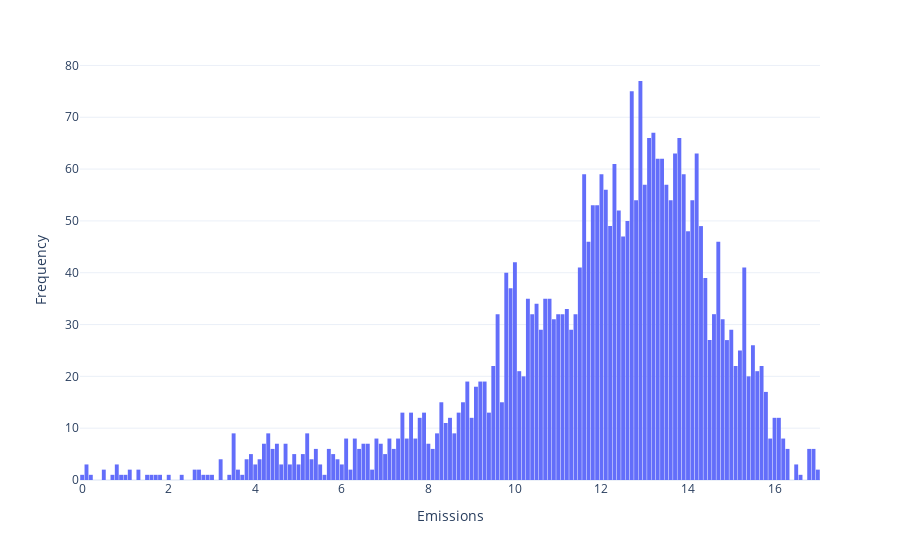

Notebook code for this chart:
### Code cell
fig = px.histogram(se_df, 
                   x='Log_Emissions', 
                   nbins=200, 
                   labels={'emissions': 'Emissions'}, 
                   template="plotly_white")

# Customize the layout
fig.update_layout(
    xaxis_title="Emissions",
    yaxis_title="Frequency",
    bargap=0.1  # Adjust the gap between bars
)

# Show the figure
fig.show()

### Figure 1 — Plotly figure (JSON) as saved in the notebook; plotly's stock layout.template omitted (floating-point values rounded to 4 significant figures; data arrays with more than 128 entries replaced by an {"elided": "..."} marker saying what was removed)
{"data": [{"alignmentgroup": "True", "bingroup": "x", "hovertemplate": "Log_Emissions=%{x}<br>count=%{y}<extra></extra>", "legendgroup": "", "marker": {"color": "#636efa", "pattern": {"shape": ""}}, "name": "", "nbinsx": 200, "offsetgroup": "", "orientation": "v", "showlegend": false, "type": "histogram", "x": {"elided": "3271 float values"}, "xaxis": "x", "yaxis": "y"}], "layout": {"bargap": 0.1, "barmode": "relative", "legend": {"tracegroupgap": 0}, "margin": {"t": 60}, "xaxis": {"anchor": "y", "domain": [0, 1], "title": {"text": "Emissions"}}, "yaxis": {"anchor": "x", "domain": [0, 1], "title": {"text": "Frequency"}}}}
